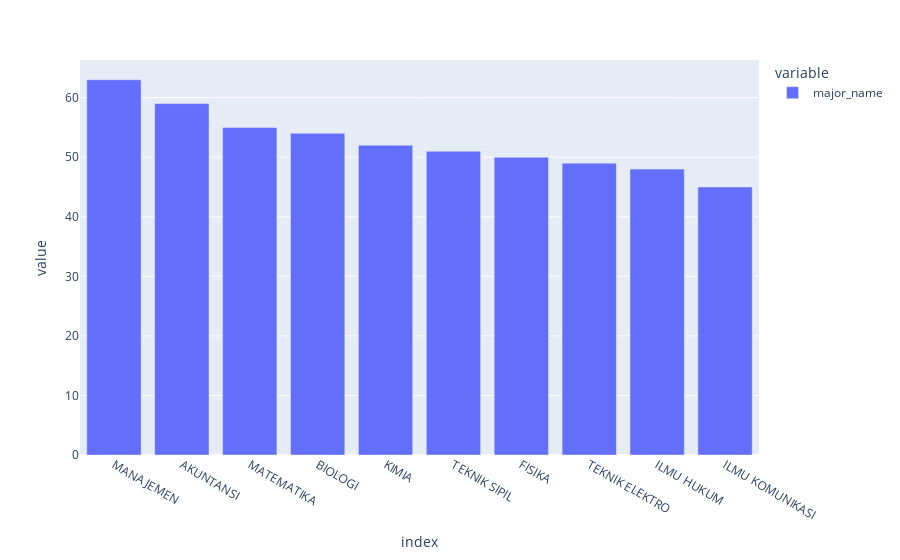

The code cell stored with this chart in its notebook:
### Code cell
fig = px.bar(majors_count)
fig.show()

### Figure 1 — Plotly figure (JSON) as saved in the notebook; plotly's stock layout.template omitted (floating-point values rounded to 4 significant figures)
{"data": [{"alignmentgroup": "True", "hovertemplate": "variable=major_name<br>index=%{x}<br>value=%{y}<extra></extra>", "legendgroup": "major_name", "marker": {"color": "#636efa", "pattern": {"shape": ""}}, "name": "major_name", "offsetgroup": "major_name", "orientation": "v", "showlegend": true, "textposition": "auto", "type": "bar", "x": ["MANAJEMEN", "AKUNTANSI", "MATEMATIKA", "BIOLOGI", "KIMIA", "TEKNIK SIPIL", "FISIKA", "TEKNIK ELEKTRO", "ILMU HUKUM", "ILMU KOMUNIKASI"], "xaxis": "x", "y": [63, 59, 55, 54, 52, 51, 50, 49, 48, 45], "yaxis": "y"}], "layout": {"autosize": true, "barmode": "relative", "legend": {"title": {"text": "variable"}, "tracegroupgap": 0}, "margin": {"t": 60}, "xaxis": {"anchor": "y", "autorange": true, "domain": [0, 1], "range": [-0.5, 9.5], "title": {"text": "index"}, "type": "category"}, "yaxis": {"anchor": "x", "autorange": true, "domain": [0, 1], "range": [0, 66.32], "title": {"text": "value"}, "type": "linear"}}}
